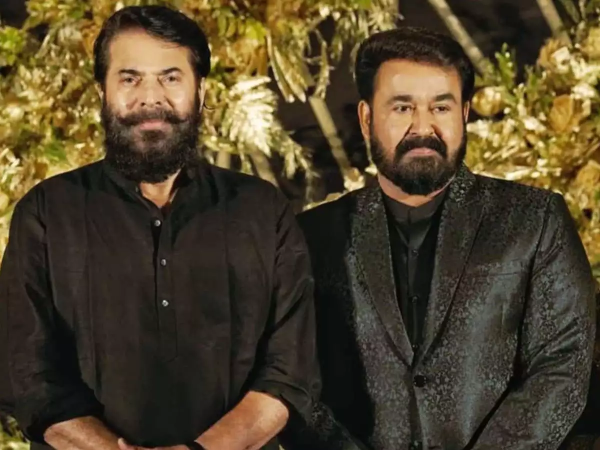
#> input picture 01_fundamentals/Mammootty-mohanlal.jpg, 1200 x 900 px, found by its file name (shown at 1/2 size)
$ jupyter execute '04_draw&write.ipynb'
#> lines starting #> are read from the running program, lines starting #| are printed output that depends on the picture
# Draw&Write

OpenCV has a number of drawing functions you can use to draw various shapes, including polygons of irregular shapes, but the three most common OpenCV drawing functions you will see are:

- cv2.line: Draws a line on image, starting at a specified (x, y)-coordinate and ending at another (x, y)-coordinate
- cv2.circle: Draws a circle on an image specified by the center (x, y)-coordinate and a supplied radius
- cv2.rectangle: Draws a rectangle on an image specified by the top-left corner and bottom-right corner (x, y)-coordinates

# Line

[cell 1]
# import the necessary packages
import numpy as np
import cv2
# initialize our canvas as a 300x300 pixel image with 3 channels
# (Red, Green, and Blue) with a black background
Blank = np.zeros((600, 300, 3), dtype="uint8")
cv2.imshow('Blank',Blank)
cv2.waitKey(0)
cv2.destroyAllWindows()

[cell 2]
# draw a green line from the top-left corner of our canvas to the bottom-right
green = (0, 255, 0)
topleft=cv2.line(Blank, (0, 0), (300, 600), green)
cv2.imshow("top-left", topleft)
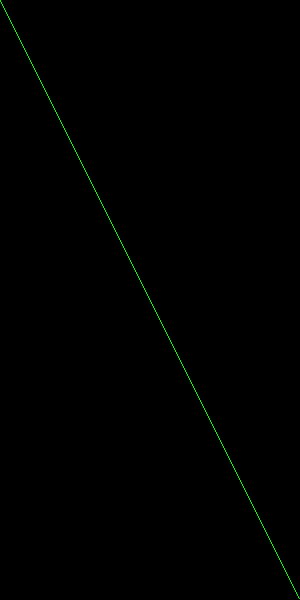
#> window 'top-left': shape (600, 300, 3); mean B, G, R 0, 0.8, 0
cv2.waitKey(0)
# draw a 5 pixel thick red line from the top-right corner to the bottom-left
red = (0, 0, 255)
topright=cv2.line(Blank, (0, 600), (300, 0), red, 5)
cv2.imshow("topright", topright)
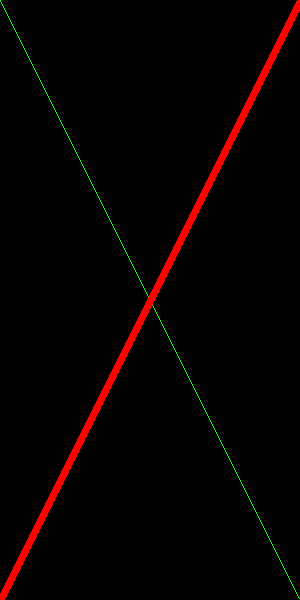
#> window 'topright': shape (600, 300, 3); mean B, G, R 0, 0.8, 6.8
cv2.waitKey(0)
cv2.destroyAllWindows()

# Rectange

[cell 3]
import cv2
path=r"C:\My Directory\Knowledge\CVDL\OpenCV\read Images/Mammootty-mohanlal.jpg"
img = cv2.imread(path)
#> img is the input picture: shape (900, 1200, 3); mean B, G, R 43.5, 66.6, 78.7

# [4 lines of commented-out code are left out]

[cell 4]
# [4 lines of commented-out code are left out]

# Circle

[cell 5]
r=150
white = (255, 255, 255)
X=398
Y=193
# [4 lines of commented-out code are left out]

# Text on Image

[cell 6]
Mammotty= cv2.putText(img=img, text='Mammotty', org=(0, 100), fontFace=cv2.FONT_HERSHEY_TRIPLEX, fontScale=3, color=red,thickness=3)

cv2.imshow("ekka", Mammotty)
cv2.waitKey(0)
cv2.destroyAllWindows()
